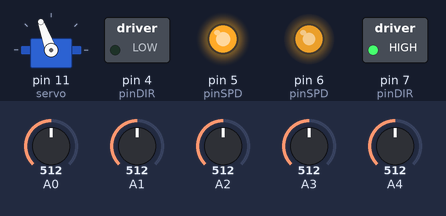
A sketch run on a simulated Arduino Uno, built with avr-gcc and run on an emulated ATmega328P. On the bench: servo, switched loads named in the sketch (green lamp = pin HIGH), output pins drawn as LEDs (lit = HIGH). Inputs (shaded band) come from the test bench; at power-on: A3 = 512, A0 = 512, A4 = 512, A1 = 512, A2 = 512.

Above: at 1.2 s.
1.3 s: A3 set to 564
2.8 s: A3 set to 592
At 3.9 s:
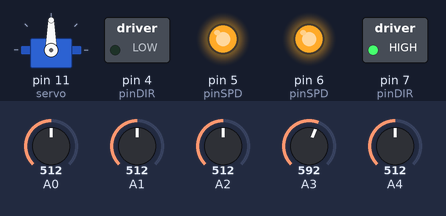
4.3 s: A0 set to 384
5.8 s: A0 set to 355
At 6.1 s:
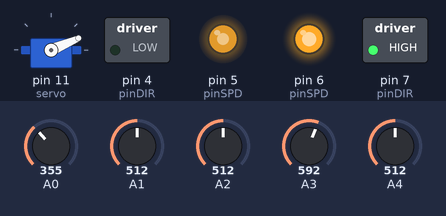
7.3 s: A4 set to 447
8.8 s: A4 set to 419
At 9.6 s:
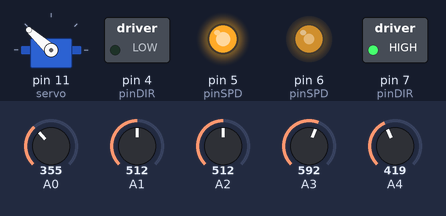
Timing chart, 0 to 11.3 s (numbered marks = the images above; inputs shaded):
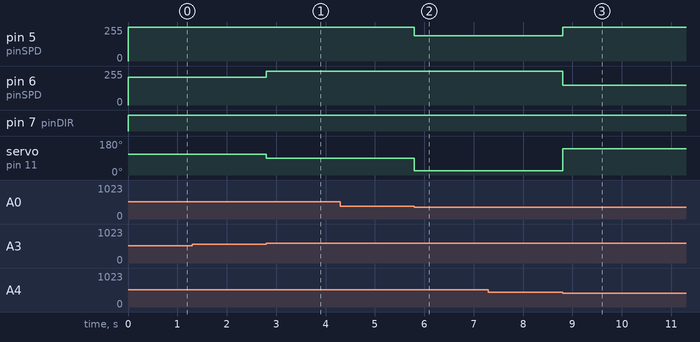

The sketch:

patrol_line_car_1.0.ino
```cpp
#include <Servo.h>                                                           /////////  头文件，调用舵机类Servo

//////////////////////////////////////////////////////////////////////////////////////  传感器  /////////////////////////////////////////////
class Sensor{
  public:
    int pinSensor[5];                                   ////传感器引脚
    int brightness[5];                                  ////传感数据储存
    int threshold[5];                                   ////感应阈值
    int test_order[5];                                  ////传感器读取顺序
    void sRead ();                                      ////读取传感数据
    void sPrint (int);                                  ////输出调试函数
} sensor;                                               ////声明传感器sensor

void Sensor :: sRead () {
  for (int i = 0; i < 5; i ++) brightness[i] = analogRead (pinSensor[i]);
}

void Sensor :: sPrint (int time) {                      ////（输出间隔）
  for (int i = 0; i < 4; i ++) {
    Serial.print (brightness[i]);
    Serial.print ("--");
  }
  Serial.println (brightness[4]);
  delay (time);
}

///////////////////////////////////////////////////////////////////////////////////////  舵机（原舵机类Servo的公有派生）  ////////////////////
class Improved_Servo : public Servo {
  public:
    int serial = 2;                                     ////档位（赋初始值为2）
    int stdAngel;                                       ////角度标准值（直线）
    int rotate[5];                                      ////舵机旋转角度档位
    void getSerial ();                                  ////获取档位数据
    void Rotate ();                                     ////舵机旋转
} servo;                                                ////声明舵机servo

void Improved_Servo :: getSerial () {
  for (int i = 0; i < 5; i ++) {
    if (sensor.brightness[sensor.test_order[i]] < sensor.threshold[sensor.test_order[i]]) serial = sensor.test_order[i];
  }
}

void Improved_Servo :: Rotate () {
  write (stdAngel + rotate[serial]);
}

////////////////////////////////////////////////////////////////////////////////////////  电机组  //////////////////////////////////////////
class Electrical_Machinery {
  public:
    int pinDIR, pinSPD;                                  ////电机组引脚
    int Speed[5];                                        ////速度档位
    void Motor (int, int);                               ////驱动函数
} L_EM, R_EM;                                            ////声明左舵机L_EM和右舵机R_EM

void Electrical_Machinery :: Motor (int dir, int speed) {////（方向，速度档位）
  digitalWrite (pinDIR, dir);
  analogWrite (pinSPD, speed);
}

////////////////////////////////////////////////////////////////////////////////////////  项目  ////////////////////////////////////////////
void Project_Defined (int angel, int speed, int time) {  ////项目1——定义行驶
  servo.write (servo.stdAngel + angel);                  ////设置舵机角度为标准值

  L_EM.Motor (HIGH, speed);                               ////左轮驱动
  R_EM.Motor (LOW, speed);                               ////右轮驱动

  if (time != 0) delay (time);
}

void Project_Patrol_Line () {                            ////项目2——巡线行驶
  sensor.sRead ();                                       ////读取数据

  servo.getSerial ();                                    ////获取档位
  servo.Rotate ();                                       ////舵机旋转

  L_EM.Motor (HIGH, L_EM.Speed[servo.serial]);            ////左轮驱动
  R_EM.Motor (LOW, R_EM.Speed[servo.serial]);            ////右轮驱动
}

////////////////////////////////////////////////////////////////////////////////////////  主程序  ///////////////////////////////////////////
void setup () {
  Serial.begin (9600);                                   ////设置串口波特率（调试需要串口通信）

  sensor.pinSensor[0] = A0;                              ////设置传感器引脚
  sensor.pinSensor[1] = A1;
  sensor.pinSensor[2] = A2;
  sensor.pinSensor[3] = A3;
  sensor.pinSensor[4] = A4;

  sensor.threshold[0] = 370;                             ////设置阈值
  sensor.threshold[1] = 290;
  sensor.threshold[2] = 580;
  sensor.threshold[3] = 580;
  sensor.threshold[4] = 430;

  sensor.test_order[0] = 2;                              ////设置传感器读取顺序
  sensor.test_order[1] = 1;
  sensor.test_order[2] = 3;
  sensor.test_order[3] = 0;
  sensor.test_order[4] = 4;

  servo.stdAngel = 90;                                  ////设置标准值
  servo.attach (11);                                     ////设置舵机引脚10
  servo.write (servo.stdAngel);                          ////设置舵机初始角度
  servo.rotate[0] = -67;                                 ////设置舵机旋转角度
  servo.rotate[1] = -32;
  servo.rotate[2] = 0;
  servo.rotate[3] = 20;
  servo.rotate[4] = 48;

  L_EM.pinDIR = 7;                                       ////设置电机引脚
  L_EM.pinSPD = 6;
  R_EM.pinDIR = 4;
  R_EM.pinSPD = 5;

  pinMode (L_EM.pinDIR, OUTPUT);                         ////设置电机引脚为输出
  pinMode (L_EM.pinSPD, OUTPUT);
  pinMode (R_EM.pinDIR, OUTPUT);
  pinMode (R_EM.pinSPD, OUTPUT);

  L_EM.Speed [0] = 255;                                  ////设置左轮速度档位
  L_EM.Speed [1] = 255;
  L_EM.Speed [2] = 255;
  L_EM.Speed [3] = 210;
  L_EM.Speed [4] = 150;

  R_EM.Speed [0] = 190;                                  ////设置右轮速度档位
  R_EM.Speed [1] = 225;
  R_EM.Speed [2] = 255;
  R_EM.Speed [3] = 255;
  R_EM.Speed [4] = 255;
}

void loop () {
  //                 调试
  /*
  sensor.sRead ();
  sensor.sPrint (500);
  /*
  //                 直线行驶
  /*
  Project_Defined (0, 255, 0);
  */
  //                 巡线行驶
  /*
  Project_Patrol_Line ();
  */
  Project_Patrol_Line ();
}
```

Measured:
- the behaviour switches between 579 and 580 on A3 (found by bisection; images 0 and 1)
- the behaviour switches between 370 and 369 on A0 (found by bisection; images 1 and 2)
- the behaviour switches between 430 and 429 on A4 (found by bisection; images 2 and 3)
- after the input at 1.3 s, every drawn part: stays the same
- after the input at 2.8 s, pin 6 (pinSPD): 210/255 → 255/255 at once; servo on pin 11 (servo): 110° → 90° at once
- after the input at 4.3 s, every drawn part: stays the same
- after the input at 5.8 s, pin 5 (pinSPD): 255/255 → 190/255 at once; servo on pin 11 (servo): 90° → 23° at once
- after the input at 7.3 s, every drawn part: stays the same
- after the input at 8.8 s, pin 5 (pinSPD): 190/255 → 255/255 at once; pin 6 (pinSPD): 255/255 → 150/255 at once; servo on pin 11 (servo): 23° → 138° at once
